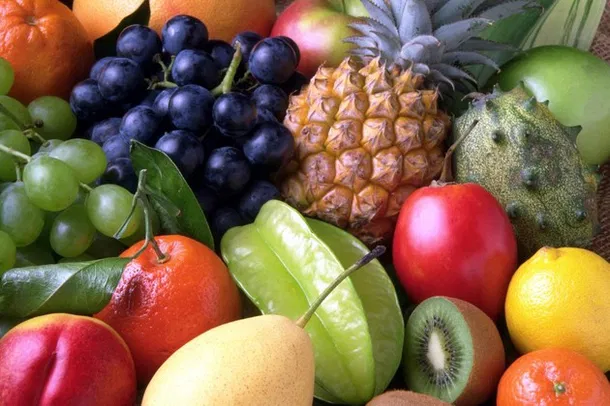
#> input picture images/frutas.png, 610 x 406 px
$ python imagem_subplot.py
#> lines starting #> are read from the running program, lines starting #| are printed output that depends on the picture
"""
Visão Computacional — Imagem com Subplot de Histograma
Exibe a imagem frutas.png ao lado do histograma
dos seus três canais de cor (B, G, R).
"""

import os
import cv2
import matplotlib.pyplot as plt

PATH = os.path.normpath(os.path.join(os.path.dirname(__file__), '../images/frutas.png'))

# ── Carregamento ──────────────────────────────────────────────────────────────
imagem_bgr = cv2.imread(PATH)
#> imagem_bgr is the input picture: shape (406, 610, 3); mean B, G, R 74.2, 102.2, 132.2
if imagem_bgr is None:
    raise FileNotFoundError(f'Imagem não encontrada: {PATH}')

# cv2.COLOR_BGR2RGB: inverte a ordem dos canais
# OpenCV lê imagens como BGR (Blue-Green-Red), mas matplotlib exibe como RGB
# Sem essa conversão, as cores apareceriam invertidas (vermelho e azul trocados)
imagem_rgb = cv2.cvtColor(imagem_bgr, cv2.COLOR_BGR2RGB)

# ── Cálculo dos histogramas por canal ────────────────────────────────────────────
cores  = ('b', 'g', 'r')                           # cores do matplotlib para cada canal
nomes  = ('Azul (B)', 'Verde (G)', 'Vermelho (R)')  # nomes para a legenda
# Calcula 1 histograma por canal: [i] seleciona o canal 0 (B), 1 (G) ou 2 (R)
# A imagem é passada em BGR pois os índices [0,1,2] = [B,G,R] no OpenCV
hists  = [cv2.calcHist([imagem_bgr], [i], None, [256], [0, 256]) for i in range(3)]
#> hists = 3 items

# ── Exibição ──────────────────────────────────────────────────────────────────
fig, axes = plt.subplots(1, 2, figsize=(14, 5))
fig.suptitle('Imagem e Histograma dos Canais BGR — Frutas', fontsize=13)

axes[0].imshow(imagem_rgb)
axes[0].set_title('Imagem Original'); axes[0].axis('off')

for hist, cor, nome in zip(hists, cores, nomes):
    axes[1].plot(hist, color=cor, label=nome, alpha=0.8)
#> this loop made 3 passes
#> (cor, nome) on passes 1 to 3: ('b', 'Azul (B)'), ('g', 'Verde (G)'), ('r', 'Vermelho (R)')

axes[1].set_xlim([0, 256])
axes[1].set_xlabel('Intensidade')
axes[1].set_ylabel('Número de pixels')
axes[1].set_title('Histograma por Canal de Cor')
axes[1].legend()
axes[1].grid(True, alpha=0.3)

plt.tight_layout()
plt.show()
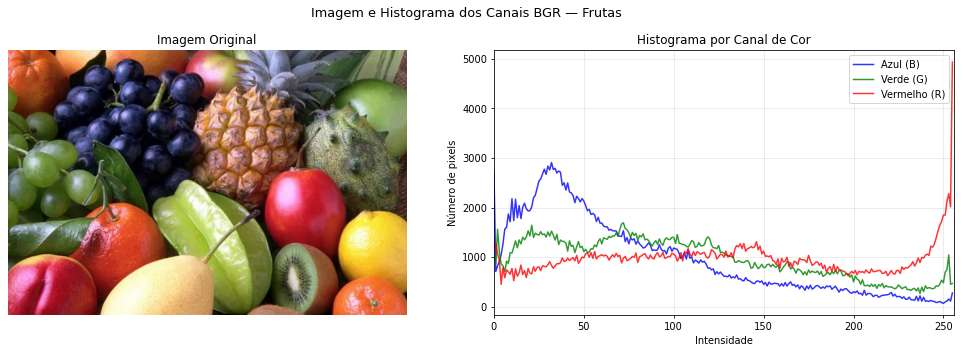
#> figure drawn by matplotlib, 2 panels; panel 2: curve peaks at x = 32, y = 2909; panel 2: curve peaks at x = 72, y = 1691; panel 2: curve peaks at x = 255, y = 4935

$ run again, with images/Noise_SP.png copied over images/frutas.png
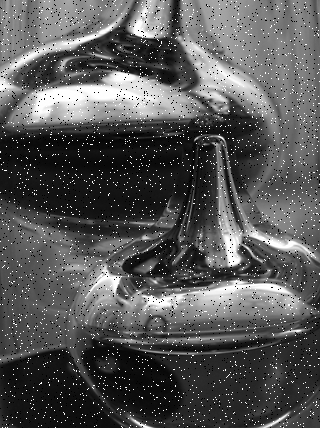
#> input picture images/Noise_SP.png, 320 x 428 px
#> imagem_bgr is the input picture: shape (428, 320, 3); min 0, max 255, mean 86.8
#> hists = 3 items
#> the loop `for hist, cor, nome in zip(hists, cores, nomes):` made 3 passes
#> (cor, nome) on passes 1 to 3: ('b', 'Azul (B)'), ('g', 'Verde (G)'), ('r', 'Vermelho (R)')
#> `plt.show()`:
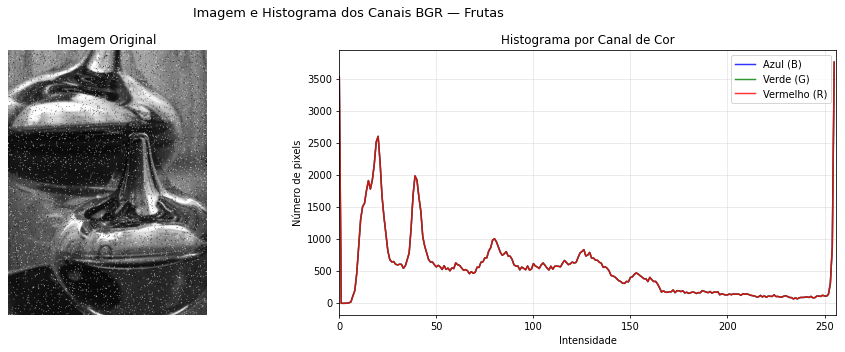
#> figure drawn by matplotlib, 2 panels; panel 2: curve peaks at x = 255, y = 3761; panel 2: curve peaks at x = 255, y = 3761; panel 2: curve peaks at x = 255, y = 3761

$ run again, with images/astros.png copied over images/frutas.png
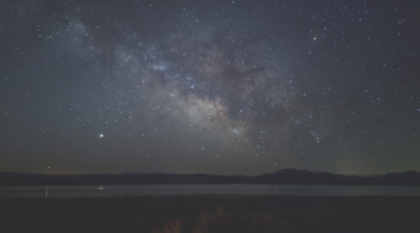
#> input picture images/astros.png, 420 x 233 px
#> imagem_bgr is the input picture: shape (233, 420, 3); mean B, G, R 74.9, 68.6, 65.9
#> hists = 3 items
#> the loop `for hist, cor, nome in zip(hists, cores, nomes):` made 3 passes
#> (cor, nome) on passes 1 to 3: ('b', 'Azul (B)'), ('g', 'Verde (G)'), ('r', 'Vermelho (R)')
#> `plt.show()`:
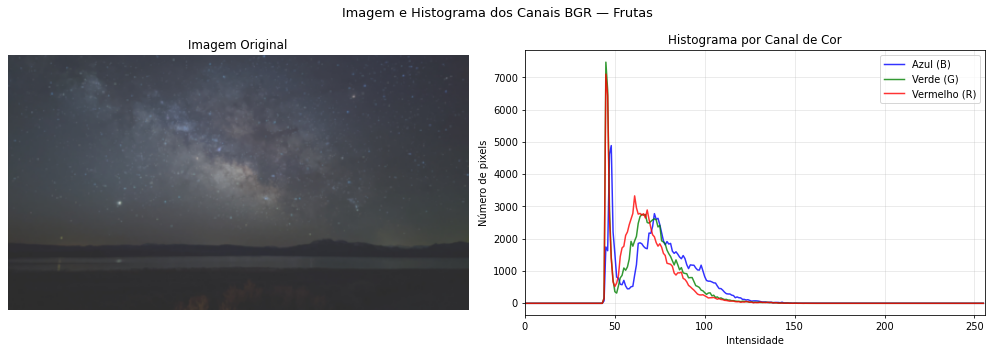
#> figure drawn by matplotlib, 2 panels; panel 2: curve peaks at x = 48, y = 4887; panel 2: curve peaks at x = 45, y = 7472; panel 2: curve peaks at x = 45, y = 7101
